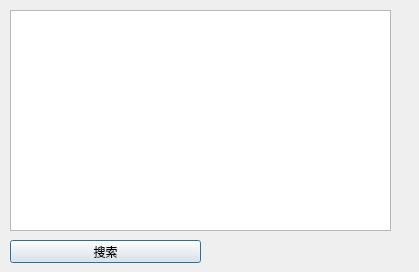
<?xml version="1.0" encoding="UTF-8"?>
<ui version="4.0">
 <class>UdpSender</class>
 <widget class="QDialog" name="UdpSender">
  <property name="geometry">
   <rect>
    <x>0</x>
    <y>0</y>
    <width>419</width>
    <height>272</height>
   </rect>
  </property>
  <property name="windowTitle">
   <string>搜索工具V0.0</string>
  </property>
  <widget class="QTableWidget" name="tableWidget">
   <property name="geometry">
    <rect>
     <x>10</x>
     <y>10</y>
     <width>381</width>
     <height>221</height>
    </rect>
   </property>
  </widget>
  <widget class="QPushButton" name="startButton">
   <property name="geometry">
    <rect>
     <x>10</x>
     <y>240</y>
     <width>191</width>
     <height>23</height>
    </rect>
   </property>
   <property name="text">
    <string>搜索</string>
   </property>
  </widget>
 </widget>
 <resources/>
 <connections/>
</ui>
